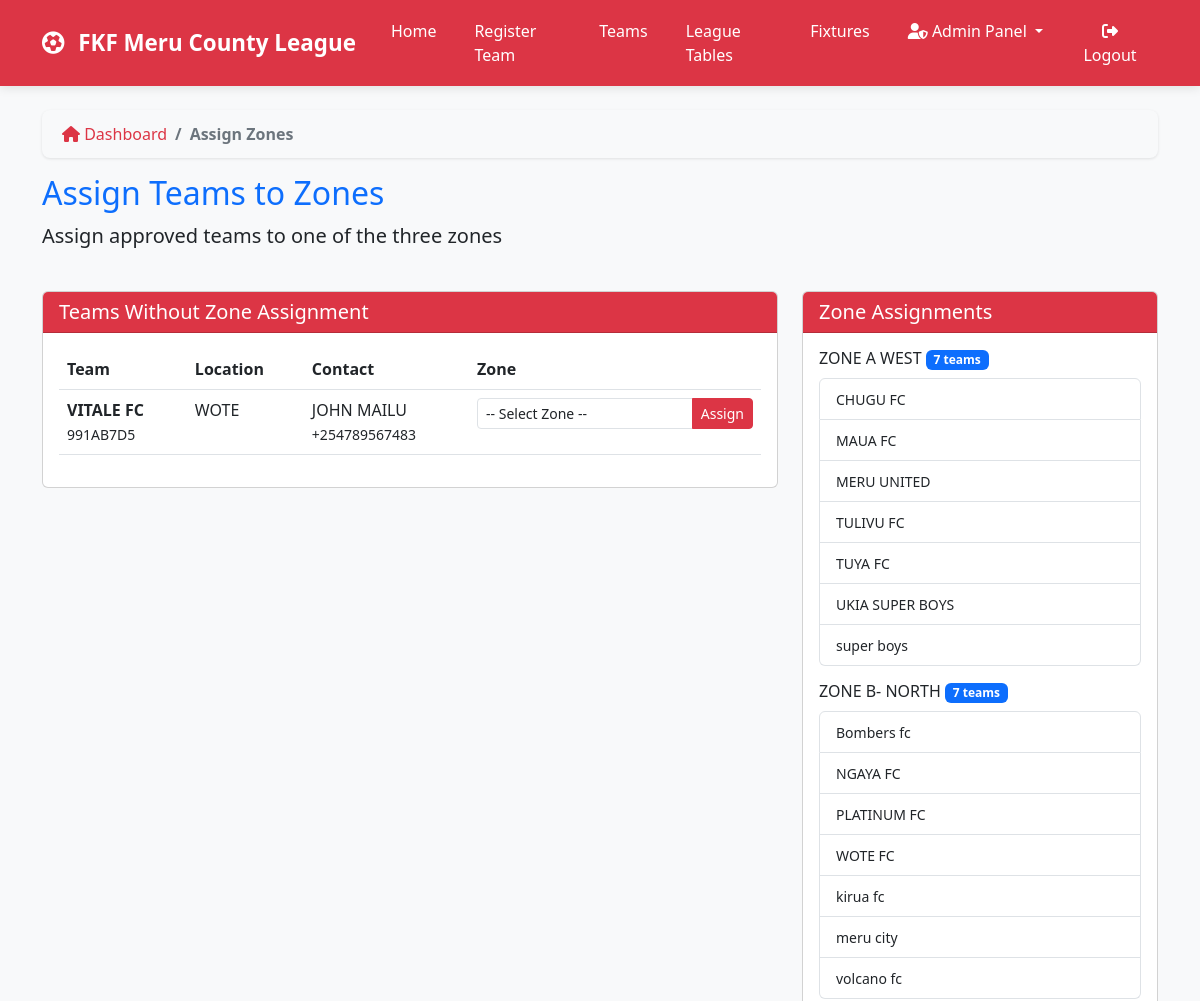
/admin-dashboard/assign-zones/ (signed in, upper part), run on an earlier commit of the app's database.
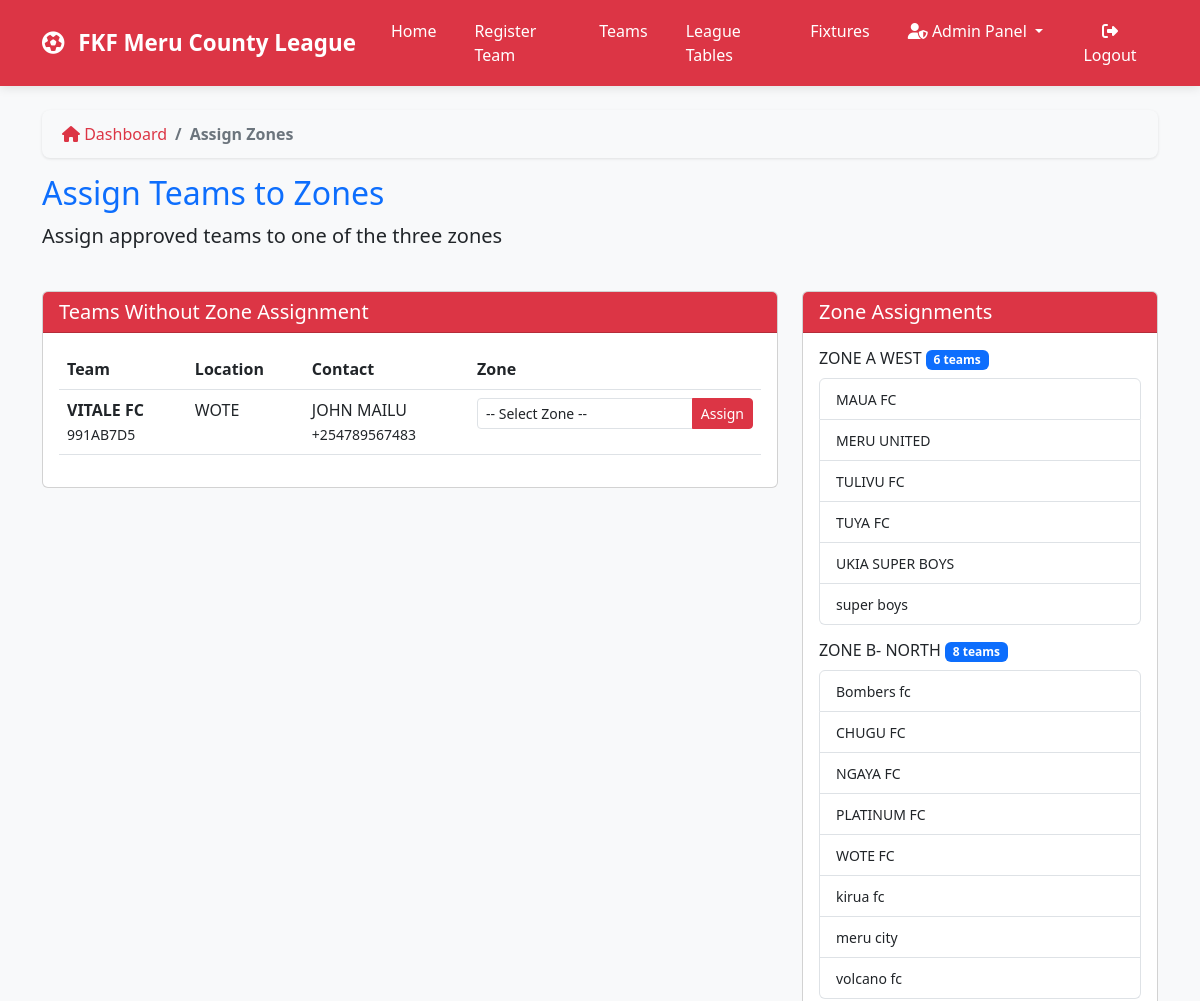
And on a later commit of the database.
### teams/models.py (models this page shows, shortened)
class Team(models.Model):
    STATUS_CHOICES = [
        ('pending', 'Pending'),
        ('approved', 'Approved'),
        ('rejected', 'Rejected'),
        ('suspended', 'Suspended'),
    ]
    team_name = models.CharField(max_length=200, unique=True)
    team_code = models.CharField(max_length=20, unique=True, blank=True)
    logo = models.ImageField(upload_to='team_logos/', blank=True, null=True)
    location = models.CharField(max_length=200)
    home_ground = models.CharField(max_length=200)
    map_location = models.URLField(blank=True)
    latitude = models.DecimalField(max_digits=9, decimal_places=6, blank=True, null=True)
    longitude = models.DecimalField(max_digits=9, decimal_places=6, blank=True, null=True)
    contact_person = models.CharField(max_length=100)
    phone_number = models.CharField(
        max_length=13,
        unique=True,
        validators=[validate_kenya_phone],
        help_text="Must be +254 followed by 9 digits (e.g., +254712345678)"
    )
    email = models.EmailField(blank=True, unique=True)
    zone = models.ForeignKey(Zone, on_delete=models.SET_NULL, null=True, blank=True)
    status = models.CharField(max_length=20, choices=STATUS_CHOICES, default='pending')
    manager = models.ForeignKey(
        settings.AUTH_USER_MODEL,
        on_delete=models.SET_NULL,
        null=True,
        blank=True,
        related_name='managed_teams'
    )
    payment_status = models.BooleanField(default=False)
    payment_date = models.DateField(blank=True, null=True)
    home_jersey_color = models.CharField(max_length=50, blank=True, default='#dc3545')
    home_shorts_color = models.CharField(max_length=50, blank=True, default='#ffffff')
    home_socks_color = models.CharField(max_length=50, blank=True, default='#dc3545')
    away_jersey_color = models.CharField(max_length=50, blank=True, default='#ffffff')
    away_shorts_color = models.CharField(max_length=50, blank=True, default='#dc3545')
    away_socks_color = models.CharField(max_length=50, blank=True, default='#ffffff')
    third_jersey_color = models.CharField(max_length=50, blank=True)
    third_shorts_color = models.CharField(max_length=50, blank=True)
    third_socks_color = models.CharField(max_length=50, blank=True)
    gk_home_jersey_color = models.CharField(max_length=50, blank=True, default='#28a745')
    gk_home_shorts_color = models.CharField(max_length=50, blank=True, default='#28a745')
    gk_home_socks_color = models.CharField(max_length=50, blank=True, default='#28a745')
    gk_away_jersey_color = models.CharField(max_length=50, blank=True, default='#ffc107')
    gk_away_shorts_color = models.CharField(max_length=50, blank=True, default='#ffc107')
    gk_away_socks_color = models.CharField(max_length=50, blank=True, default='#ffc107')
    gk_third_jersey_color = models.CharField(max_length=50, blank=True)
    gk_third_shorts_color = models.CharField(max_length=50, blank=True)
    gk_third_socks_color = models.CharField(max_length=50, blank=True)
    kit_colors_set = models.BooleanField(default=False)
    kit_setup_prompt_shown = models.BooleanField(default=False)
    home_kit_image = models.ImageField(upload_to='kit_images/', blank=True, null=True,
                                      help_text="Upload home kit design/image")
    away_kit_image = models.ImageField(upload_to='kit_images/', blank=True, null=True,
                                      help_text="Upload away kit design/image")
    third_kit_image = models.ImageField(upload_to='kit_images/', blank=True, null=True,
                                       help_text="Upload third kit design/image")
    gk_home_kit_image = models.ImageField(upload_to='kit_images/', blank=True, null=True,
                                         help_text="Upload GK home kit design/image")
    gk_away_kit_image = models.ImageField(upload_to='kit_images/', blank=True, null=True,
                                         help_text="Upload GK away kit design/image")
    gk_third_kit_image = models.ImageField(upload_to='kit_images/', blank=True, null=True,
                                          help_text="Upload GK third kit design/image")
    registration_date = models.DateTimeField(auto_now_add=True)
    class Meta:
        ordering = ['team_name']

class Zone(models.Model):
    name = models.CharField(max_length=100)
    description = models.TextField(blank=True)
    created_at = models.DateTimeField(auto_now_add=True)
    fixtures_generated = models.BooleanField(default=False)
    fixture_generation_date = models.DateTimeField(null=True, blank=True)
    season_start_date = models.DateField(null=True, blank=True)
    match_day_of_week = models.IntegerField(default=6, choices=[(6, 'Saturday'), (0, 'Sunday')])
    class Meta:
        ordering = ['name']

### admin_dashboard/views.py (the view, shortened to what this page needs)
# urls.py: path('assign-zones/', views.assign_zones, name='assign_zones'),
@login_required
@user_passes_test(admin_required)
def assign_zones(request):
    teams = Team.objects.filter(
        status='approved',
        zone__isnull=True
    ).order_by('team_name')
    zones = Zone.objects.all()
    zone_assignments = {}
    for zone in zones:
        zone_assignments[zone] = Team.objects.filter(zone=zone, status='approved')
    return render(request, 'admin_dashboard/assign_zones.html', {
        'teams': teams,
        'zones': zones,
        'zone_assignments': zone_assignments
    })

### admin_dashboard/views.py (called while the page is built)
def admin_required(user):
    return user.is_staff or user.groups.filter(name='League Admin').exists()

### templates/admin_dashboard/assign_zones.html (shortened to what the changed rows need)
{% extends 'base.html' %}
{% load static %}
{% block content %}
<div class="row mb-4">
    <div class="col-12">
        <h2 class="text-primary">Assign Teams to Zones</h2>
    </div>
</div>
<div class="row">
    <div class="col-md-8">
        <div class="card mb-4">
            <div class="card-body">
                {% if teams %}
                <div class="table-responsive">
                    <table class="table table-hover">
                        <thead>
                            <tr>
                                <th>Team</th>
                                <th>Location</th>
                                <th>Contact</th>
                                <th>Zone</th>
                            </tr>
                        </thead>
                        <tbody>
                            {% for team in teams %}
                            <tr>
                                <td>
                                    <div class="d-flex align-items-center">
                                        <div>
                                            <strong>{{ team.team_name }}</strong><br>
                                            <small>{{ team.team_code }}</small>
                                        </div>
                                    </div>
                                </td>
                                <td>{{ team.location }}</td>
                                <td>{{ team.contact_person }}<br><small>{{ team.phone_number }}</small></td>
                                <td>
                                    <form method="POST" class="d-inline">
                                        <div class="input-group">
                                            <select name="zone_id" class="form-control form-control-sm">
                                                <option value="">-- Select Zone --</option>
                                            </select>
                                            <button type="submit" class="btn btn-sm btn-primary-custom">
                                                Assign
                                            </button>
                                        </div>
                                    </form>
                                </td>
                            </tr>
                            {% endfor %}
                        </tbody>
                    </table>
                </div>
                {% else %}
                <div class="text-center py-4">
                    <i class="fas fa-check-circle fa-3x text-success mb-3"></i>
                    <h5>All Teams Assigned</h5>
                    <p class="text-muted">All approved teams have been assigned to zones.</p>
                </div>
                {% endif %}
            </div>
        </div>
    </div>
    <div class="col-md-4">
        <div class="card">
            <div class="card-body">
                {% for zone, teams in zone_assignments.items %}
                <div class="mb-3">
                    <h6>{{ zone.name }} <span class="badge bg-primary">{{ teams|length }} teams</span></h6>
                    {% if teams %}
                    <div class="list-group">
                        {% for team in teams %}
                        <div class="list-group-item py-2">
                            <small>{{ team.team_name }}</small>
                        </div>
                        {% endfor %}
                    </div>
                    {% else %}
                    <p class="text-muted">No teams assigned</p>
                    {% endif %}
                </div>
                {% endfor %}
            </div>
        </div>
    </div>
</div>
{% endblock %}

What changed in the data, as far as the page shows it:
changed Zone "ZONE A WEST": teams "7" → "6"; loses Team (team_name "CHUGU FC")
changed Zone "ZONE B- NORTH": teams "7" → "8"; gains Team (team_name "CHUGU FC")
